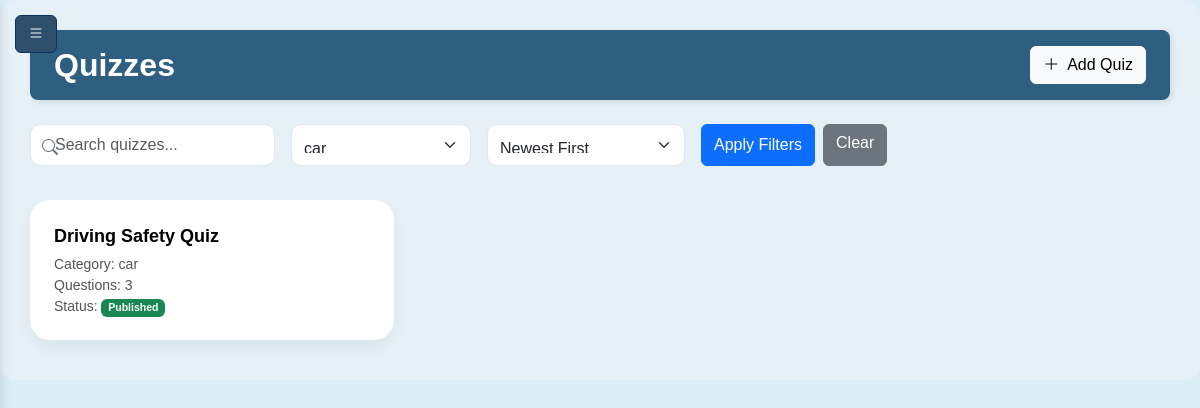
The page /quizzes.php?category_filter=3 (signed in) on the database its author committed.
### tables this page shows
CREATE TABLE `quizzes` (
  `id` int(11) NOT NULL,
  `title` varchar(150) NOT NULL,
  `category_id` int(11) DEFAULT NULL,
  `published` tinyint(1) DEFAULT 0,
  `is_published` tinyint(1) NOT NULL DEFAULT 0,
  `status` varchar(20) NOT NULL DEFAULT 'Draft'
);

CREATE TABLE `categories` (
  `id` int(11) NOT NULL,
  `name` varchar(100) NOT NULL,
  `description` text DEFAULT NULL
);

### quizzes.php (the view, shortened to what this page needs)
<?php
include 'include/db.php';
$categories = $conn->query("SELECT * FROM categories ORDER BY name ASC")->fetchAll();
$search = $_GET['search'] ?? '';
$category_filter = $_GET['category_filter'] ?? '';
$sort = $_GET['sort'] ?? 'id_desc';
$where = [];
$params = [];
if (!empty($category_filter)) {
    $where[] = "quizzes.category_id = ?";
    $params[] = $category_filter;
}
$where_sql = $where ? 'WHERE ' . implode(' AND ', $where) : '';
$sort_options = [
    'title_asc' => 'quizzes.title ASC',
    'title_desc' => 'quizzes.title DESC',
    'category_asc' => 'categories.name ASC',
    'category_desc' => 'categories.name DESC',
    'questions_asc' => 'question_count ASC',
    'questions_desc' => 'question_count DESC',
    'id_asc' => 'quizzes.id ASC',
    'id_desc' => 'quizzes.id DESC'
];
$order_by = $sort_options[$sort] ?? $sort_options['id_desc'];
$stmt = $conn->prepare("
    SELECT quizzes.*, categories.name AS category_name,
    (SELECT COUNT(*) FROM quiz_questions WHERE quiz_id = quizzes.id) AS question_count
    FROM quizzes
    LEFT JOIN categories ON quizzes.category_id = categories.id
    $where_sql
    ORDER BY $order_by");
$stmt->execute($params);
$quizzes = $stmt->fetchAll();
?>
<?php include 'inc/header.php'; ?>
<div class="content-area">
    <div class="sticky-dashboard-bar px-4 py-3 mb-4">
        <div class="d-flex justify-content-between align-items-center">
            <h2 class="m-0 text-white fw-bold">Quizzes</h2>
            <button type="button" class="btn btn-light" data-bs-toggle="modal" data-bs-target="#addQuizModal">
                <i class="bi bi-plus-lg me-2"></i>Add Quiz
            </button>
        </div>
    </div>
    <form method="GET" class="mb-4">
        <div class="d-flex flex-wrap gap-3 align-items-start">
            <div class="search-wrapper position-relative" style="min-width: 200px; max-width: 300px;">
                <i class="bi bi-search position-absolute" style="left: 12px; top: 12px; color: #6c757d;"></i>
                <input type="text" name="search" placeholder="Search quizzes..." value="<?= htmlspecialchars($search) ?>"
                    class="form-control ps-4" style="height: 42px; padding-left: 35px;">
            </div>
            <div class="category-wrapper" style="min-width: 180px; max-width: 220px;">
                <select name="category_filter" class="form-select" style="height: 42px;">
                    <?php foreach ($categories as $cat): ?>
                        <option value="<?= $cat['id'] ?>" <?= ($category_filter == $cat['id']) ? 'selected' : '' ?>>
                            <?= htmlspecialchars($cat['name']) ?>
                        </option>
                    <?php endforeach; ?>
                </select>
            </div>
            <div class="sort-wrapper" style="min-width: 180px; max-width: 220px;">
                <select name="sort" class="form-select" style="height: 42px;">
                    <option value="id_desc" <?= ($sort == 'id_desc') ? 'selected' : '' ?>>Newest First</option>
                </select>
            </div>
            <div class="button-group d-flex gap-2">
                <button type="submit" class="btn btn-primary" style="height: 42px;">Apply Filters</button>
                <?php if (!empty($_GET['search']) || !empty($_GET['category_filter']) || !empty($_GET['sort'])): ?>
                    <a href="quizzes.php" class="btn btn-secondary" style="height: 42px;">Clear</a>
                <?php endif; ?>
            </div>
        </div>
    </form>
    <div class="quiz-grid">
        <?php foreach ($quizzes as $quiz): ?>
        <a href="quiz_edit.php?id=<?= $quiz['id'] ?>" class="quiz-card">
            <div>
                <div class="quiz-title"><?= htmlspecialchars($quiz['title']) ?></div>
                <div class="quiz-meta">Category: <?= htmlspecialchars($quiz['category_name']) ?></div>
                <div class="quiz-meta">Questions: <?= $quiz['question_count'] ?></div>
                <div class="quiz-meta">
                    Status:
                    <span class="badge <?= $quiz['status'] === 'Published' ? 'bg-success' : 'bg-secondary' ?>">
                        <?= $quiz['status'] ?>
                    </span>
                </div>
            </div>
        </a>
        <?php endforeach; ?>
    </div>
</div>
<?php include 'inc/footer.php'; ?>
<?php include 'inc/footer.php'; ?>

### inc/header.php (style rules this page uses)
body { margin: 0; padding: 0; font-family: 'Arial', sans-serif; }
.content-area { margin-left: 0; transition: margin-left 0.3s ease; }

### quizzes.php (style rules this page uses)
body { background-color: #dbeef5; }
.sticky-dashboard-bar { position: sticky; top: 0; z-index: 100; background-color: #2e5f80; border-radius: 8px; box-shadow: 2px 2px 6px rgba(0, 0, 0, 0.1); }
.content-area { background-color: #E5F1F7; padding: 30px; border-radius: 16px; }
.quiz-grid { display: grid; grid-template-columns: repeat(auto-fill, minmax(300px, 1fr)); gap: 24px; padding: 10px 0; }
.quiz-card { background: #fff; border-radius: 20px; box-shadow: 0 8px 16px rgba(0, 0, 0, 0.05); padding: 20px 24px; display: flex; flex-direction: column; justify-content: center; transition: 0.2s ease; min-height: 140px; position: relative; text-decoration: none; }
.quiz-title { font-size: 18px; font-weight: 600; color: #000; margin-bottom: 4px; }
.quiz-meta { font-size: 14px; color: #555; }
.form-control, .form-select { border-radius: 10px; border: 1px solid #e2e8f0; padding: 12px; }

### rows shown on the page
quizzes: title "Driving Safety Quiz", category.name "car", question_count "3", status "Published"

### other values the page prints
form field category_filter "car"
